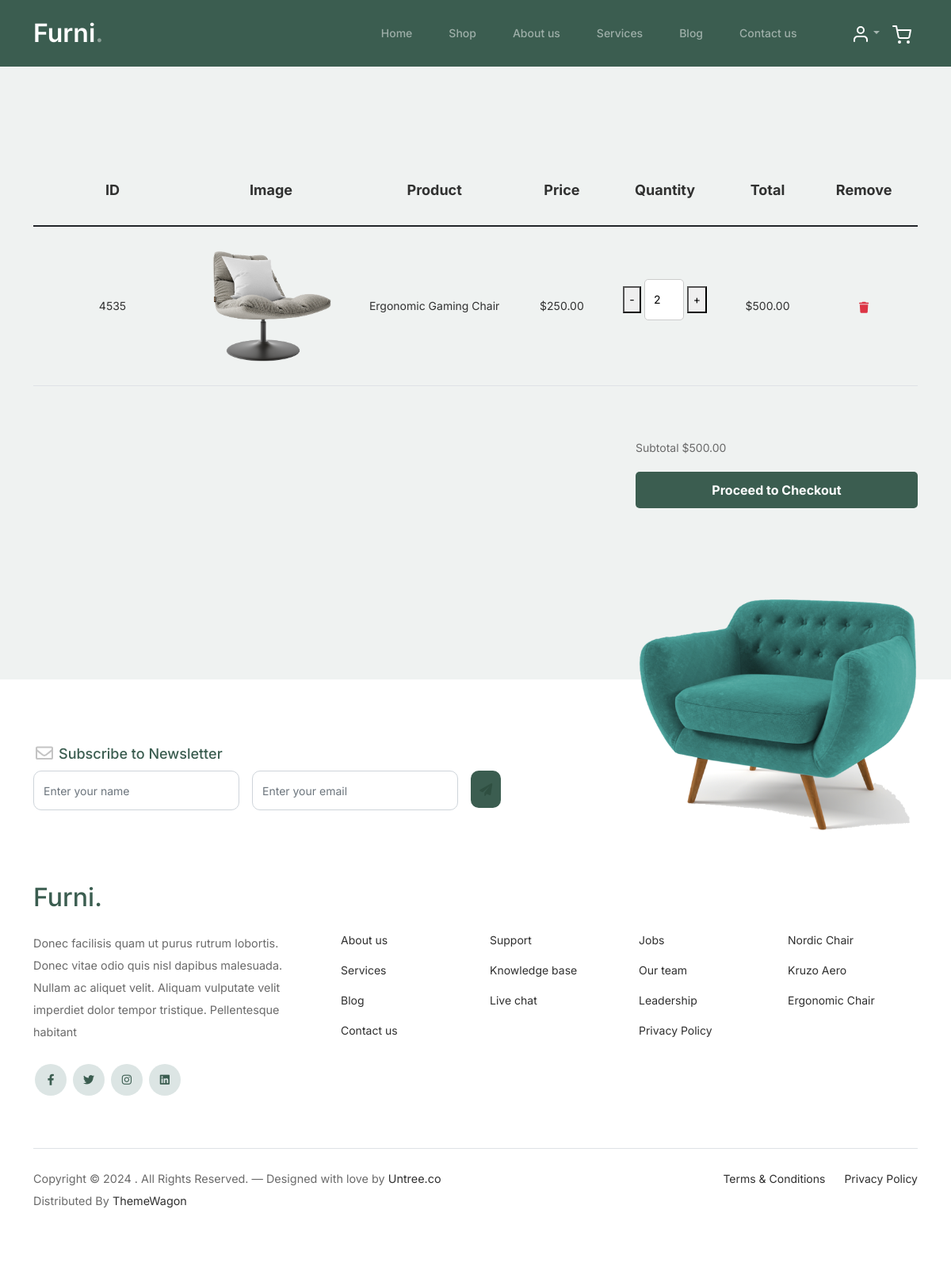
The app's page /cart/ (signed in) with its own data.
### ecommerce/models.py (models this page shows, shortened)
class Cart(models.Model):
    user = models.ForeignKey(User, on_delete=models.CASCADE)
    item = models.ForeignKey(Product, on_delete=models.CASCADE)
    quantity = models.PositiveIntegerField(default=1)
    created_at = models.DateTimeField(auto_now_add=True)
    updated_at = models.DateTimeField(auto_now=True)
    def get_total_price(self):
        price = self.item.sale_price if self.item.is_sale else self.item.price
        return price * self.quantity

class Product(models.Model):
    id = models.AutoField(primary_key=True)
    name = models.CharField(max_length=50)
    price = models.DecimalField(default=0, decimal_places=2, max_digits=10)
    description = models.TextField(default="", blank=True, null=True)
    image = models.ImageField(upload_to="uploads/product/")
    is_sale = models.BooleanField(default=False)
    sale_price = models.DecimalField(default=0, max_digits=10, decimal_places=2)
    category = models.ForeignKey(
        Category, on_delete=models.CASCADE, related_name="products", default=1
    )

### ecommerce/views.py (the view)
# urls.py: path("cart/", views.cart, name="cart"),
def cart(request):
    if not request.user.is_authenticated:
        return render(
            request, "ecommerce/cart.html", {"cartitems": [], "total_price": 0}
        )
    cartitems = Cart.objects.filter(user=request.user)
    total_price = sum(item.get_total_price() for item in cartitems)
    return render(
        request,
        "ecommerce/cart.html",
        {"cartitems": cartitems, "total_price": total_price},
    )

### ecommerce/templates/ecommerce/cart.html (shortened to what this page needs)
{% extends 'base.html' %} {% load static %} {% block title %}Cart{% endblock %}
{% block content %}
<div class="untree_co-section before-footer-section">
  <div class="container">
    <div class="row mb-5">
      <div class="col-md-12">
        <div class="site-blocks-table">
          <table class="table">
            {% if cartitems %}
            <thead>
              <tr>
                <th class="product-thumbnail">ID</th>
                <th class="product-thumbnail">Image</th>
                <th class="product-name">Product</th>
                <th class="product-price">Price</th>
                <th class="product-quantity">Quantity</th>
                <th class="product-total">Total</th>
                <th class="product-remove">Remove</th>
              </tr>
            </thead>
            <tbody>
              {% for cartItem in cartitems %}
              <tr id="cart-item-{{ cartItem.item.id }}">
                <td>{{ cartItem.item.id }}</td>
                <td class="product-thumbnail">
                  <img
                    src="{{ cartItem.item.image.url }}"
                    alt="Image"
                    class="img-fluid"
                  />
                </td>
                <td class="product-name">{{ cartItem.item.name }}</td>
                <td>${{ cartItem.item.price }}</td>
                <td>
                  <button class="minus" data-item-id="{{ cartItem.item.id }}">
                    -
                  </button>
                  <input
                    type="number"
                    id="quantity-{{ cartItem.item.id }}"
                    value="{{ cartItem.quantity }}"
                    min="1"
                    style="width: 50px"
                    class="quantity-input"
                    data-item-id="{{ cartItem.item.id }}"
                  />
                  <button class="plus" data-item-id="{{ cartItem.item.id }}">
                    +
                  </button>
                </td>
                <td>
                  $<span
                    id="total-{{ cartItem.item.id }}"
                    data-price="{{ cartItem.item.price }}"
                    >{{ cartItem.get_total_price }}</span
                  >
                </td>
                <td>
                  <a
                    href="/"
                    class="btn btn-black btn-sm remove-item"
                    data-item-id="{{ cartItem.item.id }}"
                    ><i class="fa fa-trash text-danger"></i></a
                  >
                </td>
              </tr>
              {% endfor %}
            </tbody>
            {% endif %}
          </table>
        </div>
      </div>
    </div>
    {% if cartitems %}
    <div class="row justify-content-end">
      <div class="col-lg-4">
        <div class="total">
          <ul class="list-unstyled">
            <li>Subtotal <span id="cart-subtotal">$0.00</span></li>
          </ul>
          <p>
            <a href="/checkout" class="btn btn-primary text-white">Proceed to Checkout</a>
          </p>
        </div>
      </div>
    </div>
    {% endif %}
  </div>
</div>
{% endblock %}

### static/css/style.css (style rules this page uses)
body { overflow-x: hidden; position: relative; }
body { font-family: "Inter", sans-serif; font-weight: 400; line-height: 28px; color: #6a6a6a; font-size: 14px; background-color: #eff2f1; }
a { text-decoration: none; -webkit-transition: 0.3s all ease; -o-transition: 0.3s all ease; transition: 0.3s all ease; color: #2f2f2f; text-decoration: underline; }
.btn { font-weight: 600; padding: 12px 30px; border-radius: 30px; color: #ffffff; background: #2f2f2f; border-color: #2f2f2f; }
.btn.btn-primary { background: #3b5d50; border-color: #3b5d50; }
.before-footer-section { padding: 7rem 0 12rem 0 !important; }
.untree_co-section { padding: 7rem 0; }
p { font-size: 0.9rem; margin-bottom: 1.5rem; }
input, select { width: 100%; padding: 0.7rem; margin-bottom: 1rem; border: 1px solid #ccc; border-radius: 5px; }
.btn-primary { background-color: #ffc107; color: #2f4f41; padding: 0.7rem; border: none; width: 100%; cursor: pointer; border-radius: 5px; font-weight: bold; }
.site-blocks-table { overflow: auto; }
.site-blocks-table .product-thumbnail { width: 200px; }
.site-blocks-table .btn { padding: 2px 10px; }
.site-blocks-table thead th { padding: 30px; text-align: center; border-width: 0px !important; vertical-align: middle; color: rgba(0, 0, 0, 0.8); font-size: 18px; }
.site-blocks-table td { padding: 20px; text-align: center; vertical-align: middle; color: rgba(0, 0, 0, 0.8); }
.site-blocks-table tbody tr:first-child td { border-top: 1px solid #3b5d50 !important; }
.site-blocks-table .btn { background: none !important; color: #000000; border: none; height: auto !important; }

### records on screen
Cart: item.id "4535", item.image (picture), item.name "Ergonomic Gaming Chair", item.price "250.00", quantity "2", get_total_price "500.00"
